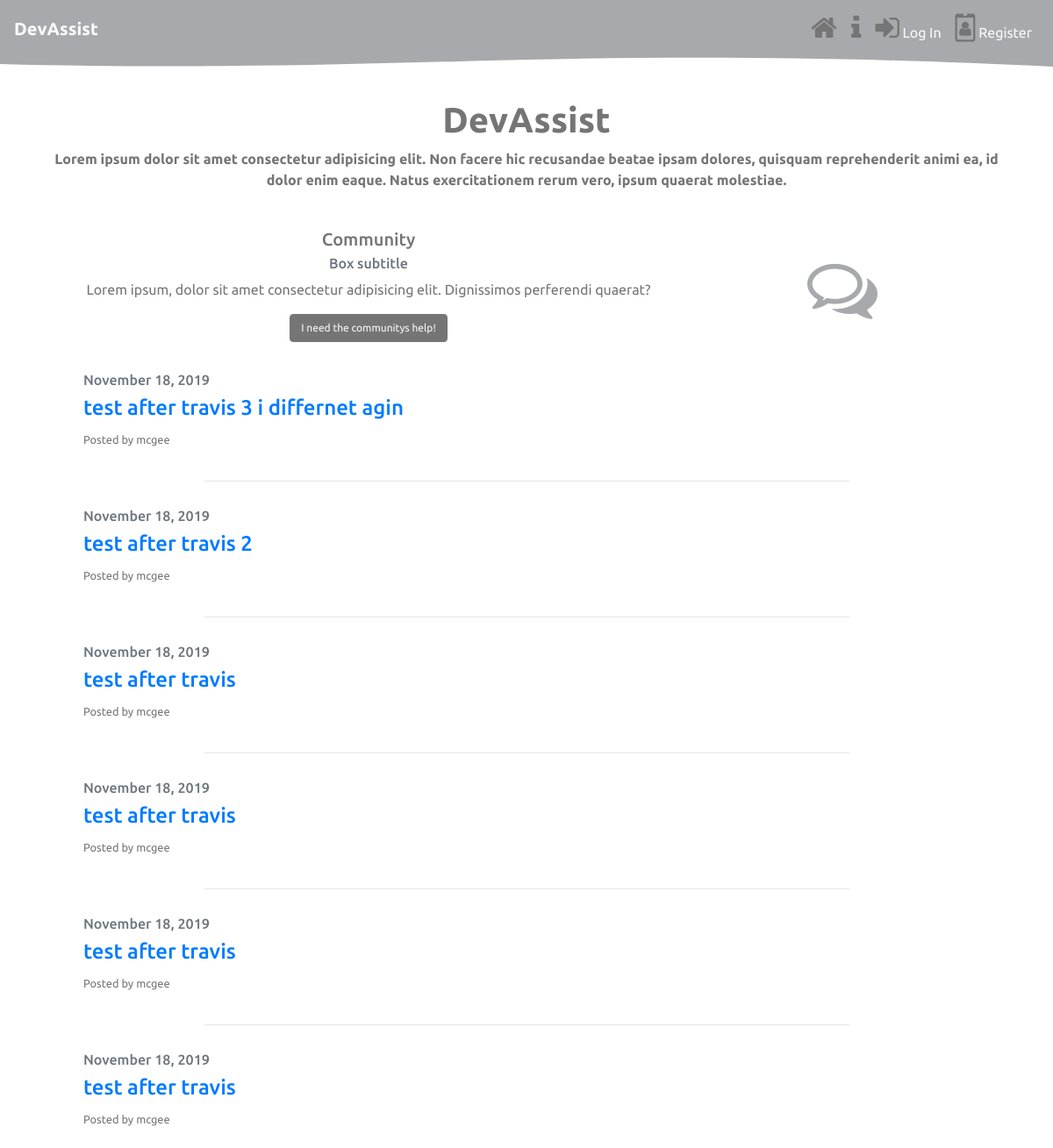
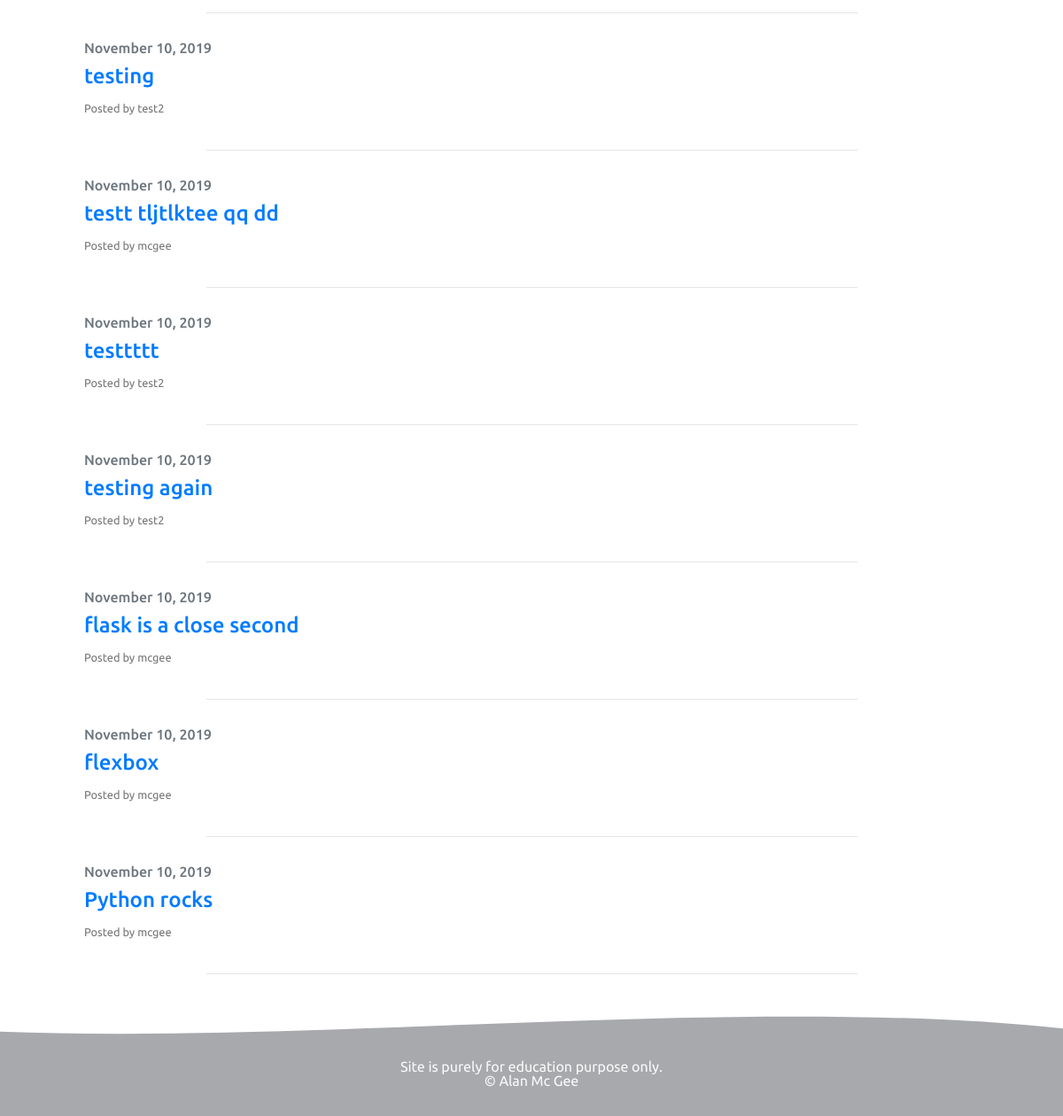
/community/, run on the app's committed database (2 pictures, top to bottom).
### forum/models.py (models this page shows, shortened)
class Post(models.Model):
    title = models.CharField(max_length=100)
    content = models.TextField()
    date_posted = models.DateTimeField(default=timezone.now)
    author = models.ForeignKey(User, on_delete=models.CASCADE) # cascade -  when user is deleted remove all posts
    class Meta:
        ordering = ("-date_posted", )

### forum/views.py (the view)
# urls.py: path('community/', include('forum.urls')),
def community(request):
    querys = Post.objects.all()
    context = {
        "posts": querys
    }
    return render(request, "forum/forum_list.html", context)

### forum/templates/forum/forum_list.html
{% extends "base.html" %}
{% block content %}
<div class="container">
  <div class="=row">
    <div class="col">
        <div class="container mt-2 mb-2">
            <div class="row">
                <div class="col-md-8 order-2 order-md-1">
                    <div class="card">
                        <div class="card-body">
                          <h5 class="card-title">Community</h5>
                          <h6 class="card-subtitle mb-2 text-muted">Box subtitle</h6>
                          <p class="card-text">Lorem ipsum, dolor sit amet consectetur adipisicing elit. Dignissimos perferendi quaerat?</p>
                          <a href="{% url 'post-create' %}" class="btn btn-info">I need the communitys help!</a>
                        </div>
                    </div>
                </div>
                <div class="col-md-4 order-1">
                    <div style="margin: auto; text-align: center; padding-top:3rem;">
                        <i class="fa fa-comments-o fa-5x" aria-hidden="true"></i>
                      </div>
                  </div>
              </div>
      {% for post in posts %}
    <div class="card " style="text-align: left;">
        <div class="card-body">
          <h6 class="card-subtitle mb-2 text-muted">{{ post.date_posted|date:"F d, Y" }}</h6>
          <h4><a href="{% url 'post-detail' post.pk %}">{{ post.title }}</a></h4>
          <small>Posted by {{ post.author}}</small>
        </div>
    </div>
    <hr>
  {% endfor %}
</div>
</div>
</div>
{% endblock%}

### static/css/main.css (style rules this page uses)
body { font-family: 'Ubuntu', sans-serif; color: #757575; }
.card { border: none; text-align: center; }
.fa { color: #a8a9ad; }
.btn-info { font-size: .75rem; background-color: #757575; color: #fafafa; border-color: #757575; }
hr { width: 70%; color: #757575; }

### data on the page
Post: date_posted "November 18, 2019", title "test after travis 3 i differnet agin", author "mcgee"
Post: date_posted "November 18, 2019", title "test after travis 2", author "mcgee"
Post: date_posted "November 18, 2019", title "test after travis", author "mcgee"
Post: date_posted "November 18, 2019", title "test after travis", author "mcgee"
Post: date_posted "November 18, 2019", title "test after travis", author "mcgee"
Post: date_posted "November 18, 2019", title "test after travis", author "mcgee"
Post: date_posted "November 10, 2019", title "testing", author "test2"
Post: date_posted "November 10, 2019", title "testt tljtlktee qq dd", author "mcgee"
Post: date_posted "November 10, 2019", title "testtttt", author "test2"
Post: date_posted "November 10, 2019", title "testing again", author "test2"
Post: date_posted "November 10, 2019", title "flask is a close second", author "mcgee"
Post: date_posted "November 10, 2019", title "flexbox", author "mcgee"
Post: date_posted "November 10, 2019", title "Python rocks", author "mcgee"
